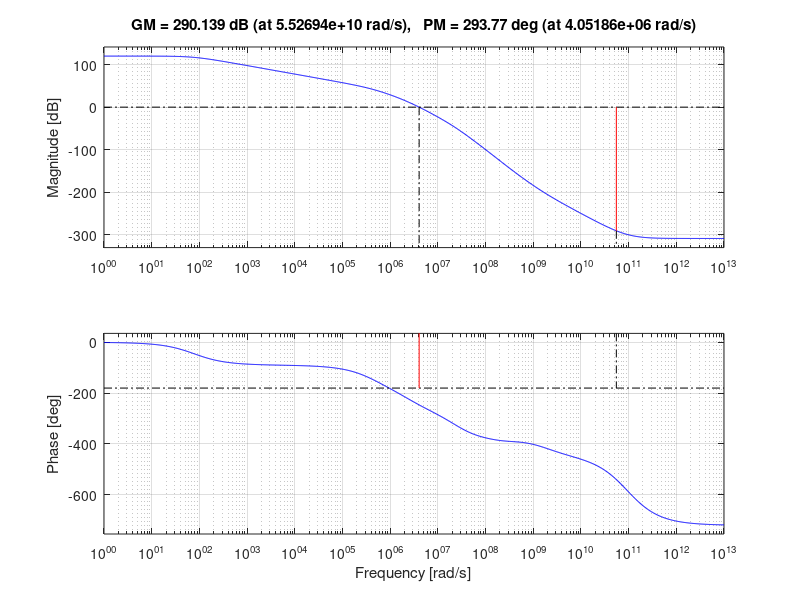

The MATLAB script that drew this image:
clc
s = tf('s');

Soorat = 9.74e5*(1-s/(124e9))*(1-s/(1.65e9))*(1-s/(82.76e9))*(1-s/(82.6e9))*(1+s/(60.6e6))*(1+s/(315e6));

Makhraj = (1+s/(27.65e6))*(1+s/(30.3e6))*(1+s/(157.5e6))*(1+s/(436.08e3))*(1+s/(2.4e6))*(1+s/77.63);

f = Soorat/Makhraj;

figure;
margin(f);
grid on;

[GM,PM, f180, fu] = margin(f);

GM = 20*log10(GM);

[~, phase] = bode(f, fu);
ph_fu = phase(1);

[m180,~] = bode(f, f180);
m180dB = 20*log10(m180(1));

GM
PM
fu
ph_fu
m180dB
